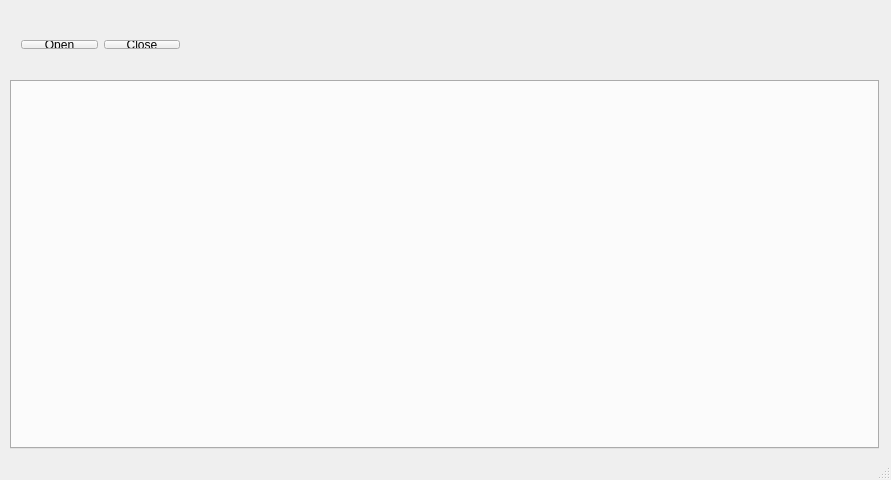
<?xml version="1.0" encoding="UTF-8"?>
<ui version="4.0">
 <class>MainWindow</class>
 <widget class="QMainWindow" name="MainWindow">
  <property name="geometry">
   <rect>
    <x>0</x>
    <y>0</y>
    <width>891</width>
    <height>480</height>
   </rect>
  </property>
  <property name="minimumSize">
   <size>
    <width>600</width>
    <height>400</height>
   </size>
  </property>
  <property name="windowTitle">
   <string>MainWindow</string>
  </property>
  <widget class="QWidget" name="centralWidget">
   <widget class="QWidget" name="verticalLayoutWidget">
    <property name="geometry">
     <rect>
      <x>-1</x>
      <y>69</y>
      <width>891</width>
      <height>391</height>
     </rect>
    </property>
    <layout class="QVBoxLayout" name="verticalLayout">
     <property name="sizeConstraint">
      <enum>QLayout::SetDefaultConstraint</enum>
     </property>
     <item>
      <widget class="QTabWidget" name="tabWidget">
       <property name="enabled">
        <bool>true</bool>
       </property>
       <property name="sizePolicy">
        <sizepolicy hsizetype="Preferred" vsizetype="Expanding">
         <horstretch>0</horstretch>
         <verstretch>0</verstretch>
        </sizepolicy>
       </property>
       <property name="currentIndex">
        <number>-1</number>
       </property>
      </widget>
     </item>
    </layout>
   </widget>
   <widget class="QWidget" name="horizontalLayoutWidget">
    <property name="geometry">
     <rect>
      <x>10</x>
      <y>29</y>
      <width>181</width>
      <height>31</height>
     </rect>
    </property>
    <layout class="QHBoxLayout" name="horizontalLayout">
     <item>
      <widget class="QPushButton" name="openButton">
       <property name="text">
        <string>Open</string>
       </property>
      </widget>
     </item>
     <item>
      <widget class="QPushButton" name="closeButton">
       <property name="text">
        <string>Close</string>
       </property>
      </widget>
     </item>
    </layout>
   </widget>
  </widget>
  <widget class="QStatusBar" name="statusBar"/>
 </widget>
 <layoutdefault spacing="6" margin="11"/>
 <resources/>
 <connections/>
</ui>
